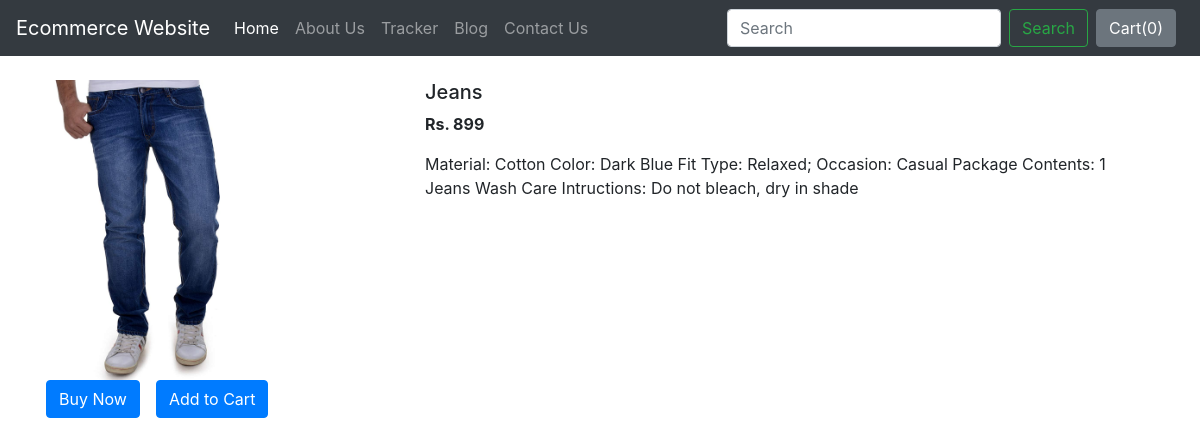
Page /shop/products/21 on the committed database.
### shop/models.py (models this page shows, shortened)
class Product(models.Model):
    product_id=models.AutoField
    product_name=models.CharField(max_length=50)
    category=models.CharField(max_length=50,default="")
    subcategory=models.CharField(max_length=50,default="")
    price=models.IntegerField(default=0)
    desc=models.CharField(max_length=3000)
    pub_date=models.DateField()
    image=models.ImageField(upload_to="shop/images",default="")

### shop/views.py (the view)
# urls.py: path("products/<int:myid>", views.prodview, name="trackingStatus"),
def prodview(request, myid):
    product = Product.objects.filter (id=myid)
    return render (request, 'shop/prodview.html', {'product': product[0]})

### shop/templates/shop/prodView.html (shortened to what this page needs)
{% extends 'shop/basic.html' %}
{% block body %}
<div class="container my-4">
    <div class="row">
    <div class="col-md-4">
    <div class="row">
       <img src="/media/{{product.image}}" width="233px" height="300px">
    </div>
        <div class="row">
            <button class="btn btn-primary mx-3">Buy Now</button>
            <button class="btn btn-primary">Add to Cart</button>
        </div>
        </div>
    <div class="col-md-8">
        <h5>{{product.product_name}}</h5>
        <p><b>Rs. {{product.price}}</b></p>
        <p>{{product.desc}}</p>
    </div>
</div>
</div>
{% endblock %}

### rows in the picture
Product: image (picture), product_name "Jeans", price "899", desc "Material: Cotton Color: Dark Blue Fit Type: Relaxed; Occasion: Casual Package Contents: 1 Jeans Wash Care Intructions: Do not bleach, dry in shade"
